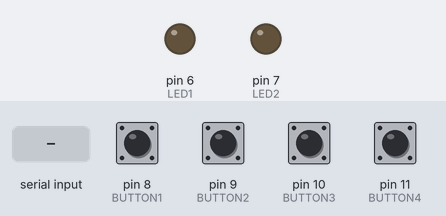
This sketch was run on a simulated Arduino Uno, built with avr-gcc and run on an emulated ATmega328P. On the bench: output pins drawn as LEDs (lit = HIGH). Inputs (shaded band) come from the test bench; at power-on: pin 8 (BUTTON1), pin 9 (BUTTON2), pin 10 (BUTTON3), pin 11 (BUTTON4) HIGH.

Above: at 1.2 s.
1.3 s: pin 8 (BUTTON1) pulled LOW for 0.15 s
At 1.8 s:
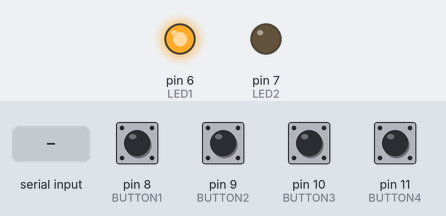
2.9 s: pin 9 (BUTTON2) pulled LOW for 0.15 s
At 4.1 s:
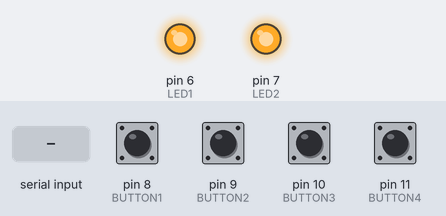
4.5 s: "F1_OFF" received over Serial
At 6.0 s:
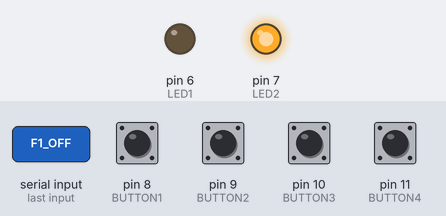
7.0 s: "MAIN_ON" received over Serial
At 9.1 s:
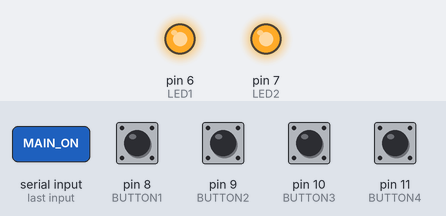
9.5 s: "MAIN_OFF" received over Serial
At 11.1 s:
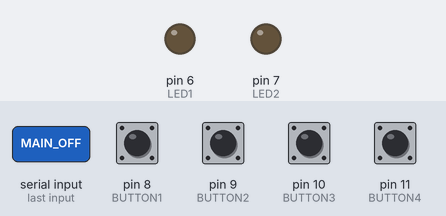
Timing chart, 0 to 12.6 s (numbered marks = the images above; inputs shaded):
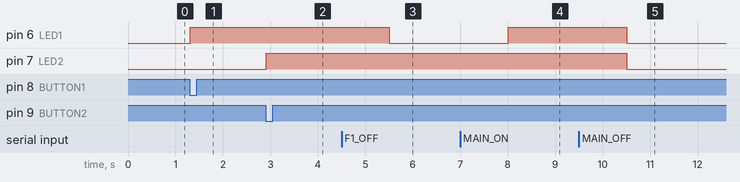

Measured:
- after the input at 1.3 s, pin 6 (LED1): LOW → HIGH at once
- after the input at 2.9 s, pin 7 (LED2): LOW → HIGH at once
- after the input at 4.5 s, pin 6 (LED1): HIGH → LOW after 1.0 s
- after the input at 7.0 s, pin 6 (LED1): LOW → HIGH after 1.0 s
- after the input at 9.5 s, pin 6 (LED1), pin 7 (LED2): HIGH → LOW after 1.0 s

The sketch:

LCS_FINAL_NA_TO.ino
```cpp
#define LED1 6
#define LED2 7
#define BUTTON1 8
#define BUTTON2 9
#define BUTTON3 10
#define BUTTON4 11
bool ledGroup1On = false;
bool ledGroup2On = false;
String data;

void setup() {
  Serial.begin(9600);
  pinMode(LED1, OUTPUT);
  pinMode(LED2, OUTPUT);

  pinMode(BUTTON1, INPUT_PULLUP);
  pinMode(BUTTON2, INPUT_PULLUP);
  pinMode(BUTTON3, INPUT_PULLUP);
  pinMode(BUTTON4, INPUT_PULLUP);
}

void toggleGroup1() {
  digitalWrite(LED1, ledGroup1On ? LOW : HIGH);
  ledGroup1On = !ledGroup1On;
}

void toggleGroup2() {
  digitalWrite(LED2, ledGroup2On ? LOW : HIGH);
  ledGroup2On = !ledGroup2On;
}

void turnOffAllLeds() {
  digitalWrite(LED1, LOW);
  digitalWrite(LED2, LOW);
  ledGroup1On = false;
  ledGroup2On = false;
}


void loop() {
  if (Serial.available()) {
    data = Serial.readString();
    if (data == "MAIN_ON") {
      digitalWrite(LED1, HIGH);
      digitalWrite(LED2, HIGH);
    } else if (data == "MAIN_OFF") {
      digitalWrite(LED1, LOW);
      digitalWrite(LED2, LOW);
    } else if (data == "F1_ON") {
      digitalWrite(LED1, HIGH);
    } else if (data == "F1_OFF") {
      digitalWrite(LED1, LOW);
    } else if (data == "F2_ON") {
      digitalWrite(LED2, HIGH);
    } else if (data == "F2_OFF") {
      digitalWrite(LED2, LOW);
    }
  }
  if (digitalRead(BUTTON1) == LOW) {
    delay(10);
    toggleGroup1();
    while (digitalRead(BUTTON1) == LOW) {}
  }
  if (digitalRead(BUTTON2) == LOW) {
    delay(10);
    toggleGroup2();
    while (digitalRead(BUTTON2) == LOW) {}
  }
  if (digitalRead(BUTTON3) == LOW) {
    delay(10);
    if (!(ledGroup1On && ledGroup2On)) {
      digitalWrite(LED1, HIGH);
      digitalWrite(LED2, HIGH);
      ledGroup1On = true;
      ledGroup2On = true;
    }
    while (digitalRead(BUTTON3) == LOW) {}
  }
  if (digitalRead(BUTTON4) == LOW) {
    delay(10);
    turnOffAllLeds();
    while (digitalRead(BUTTON4) == LOW) {}
  }

}
```
